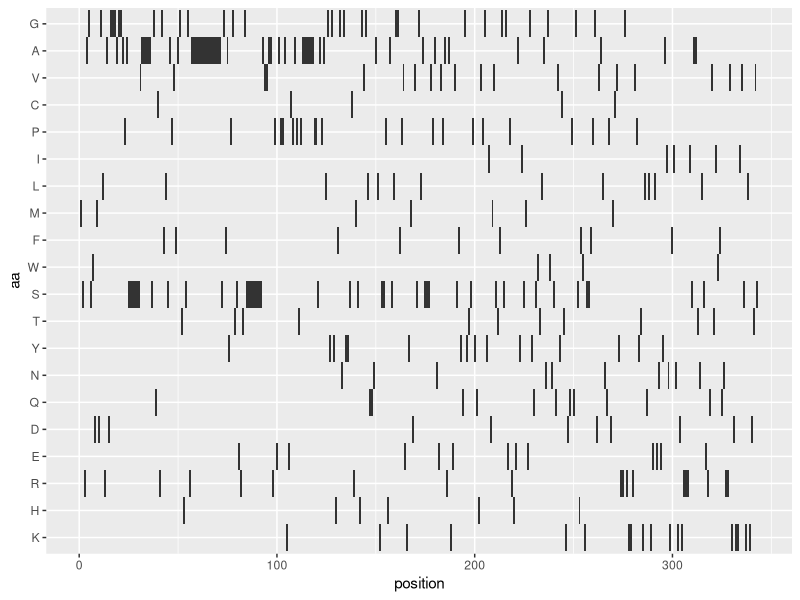
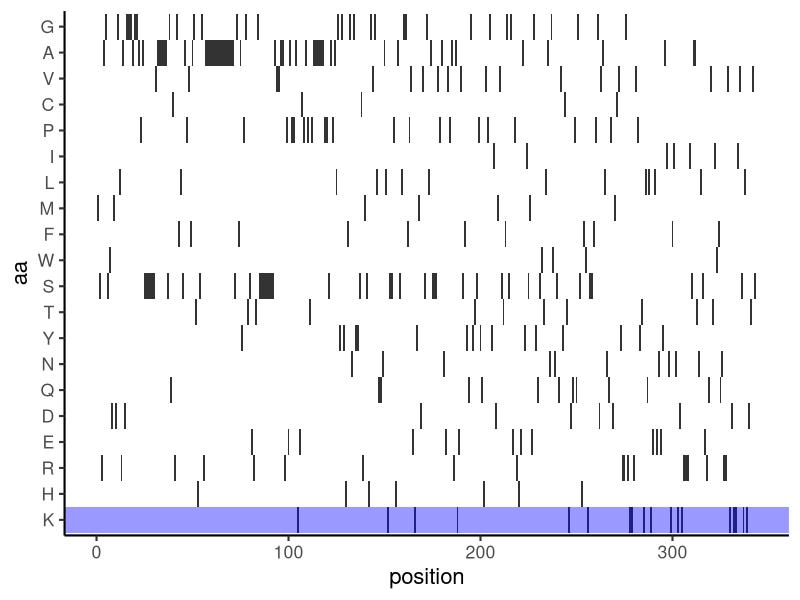
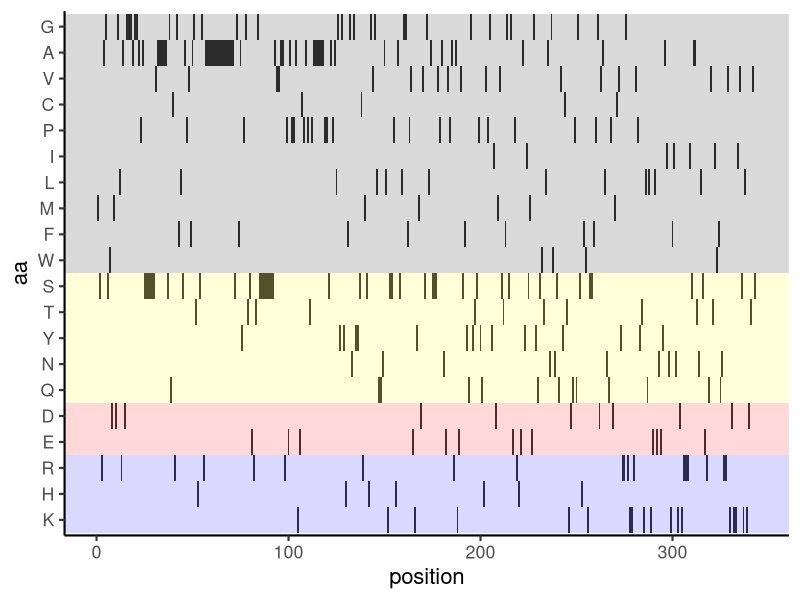
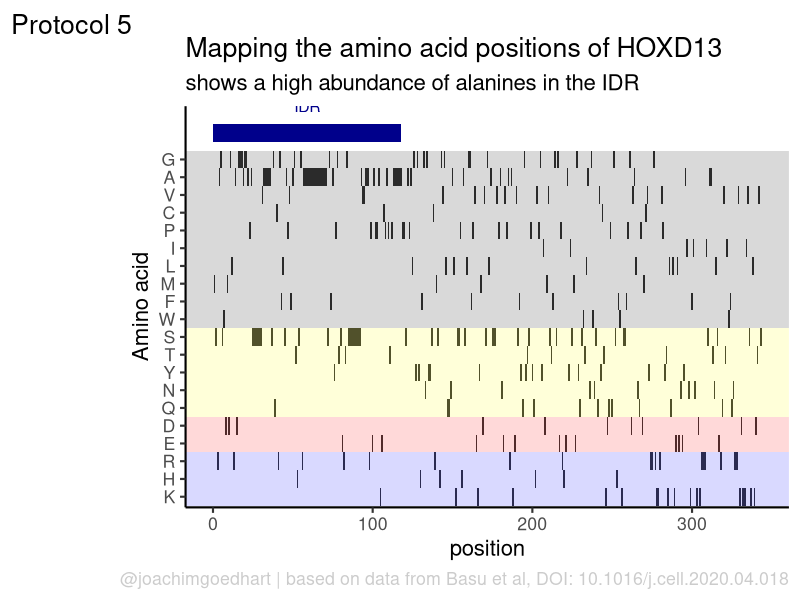
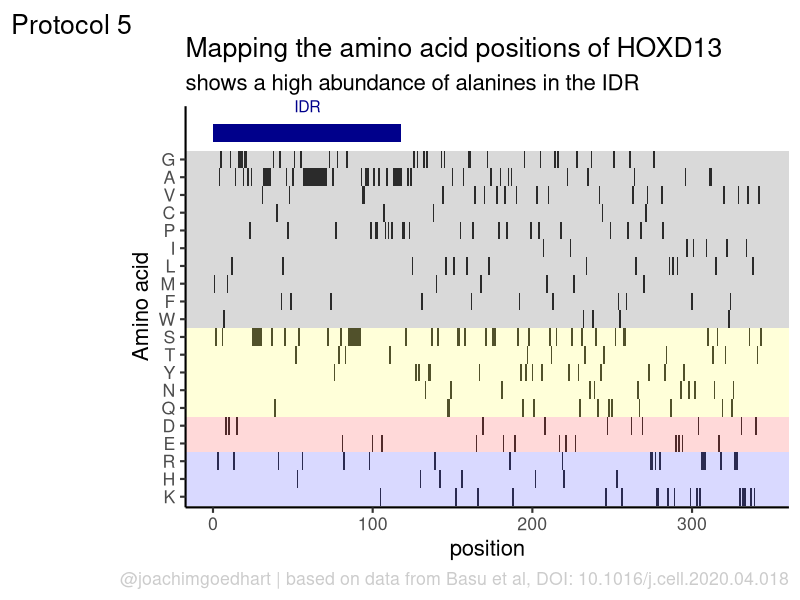
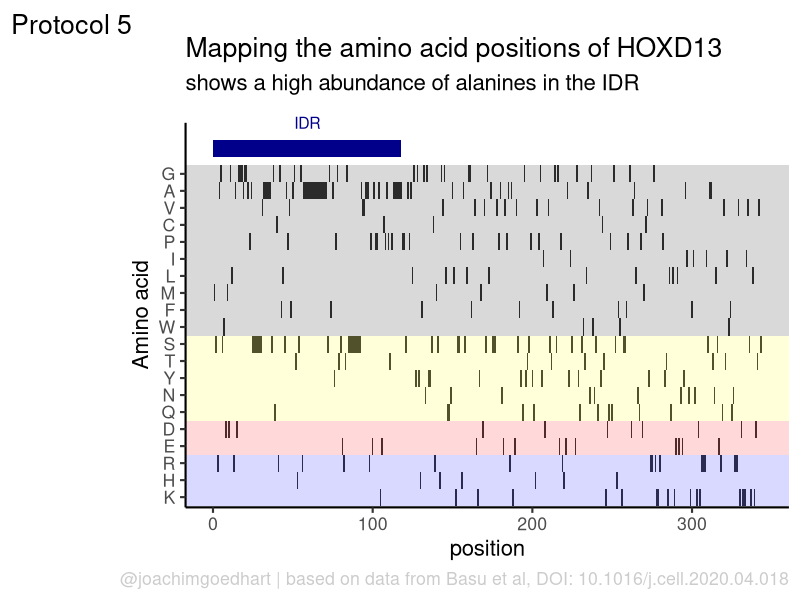
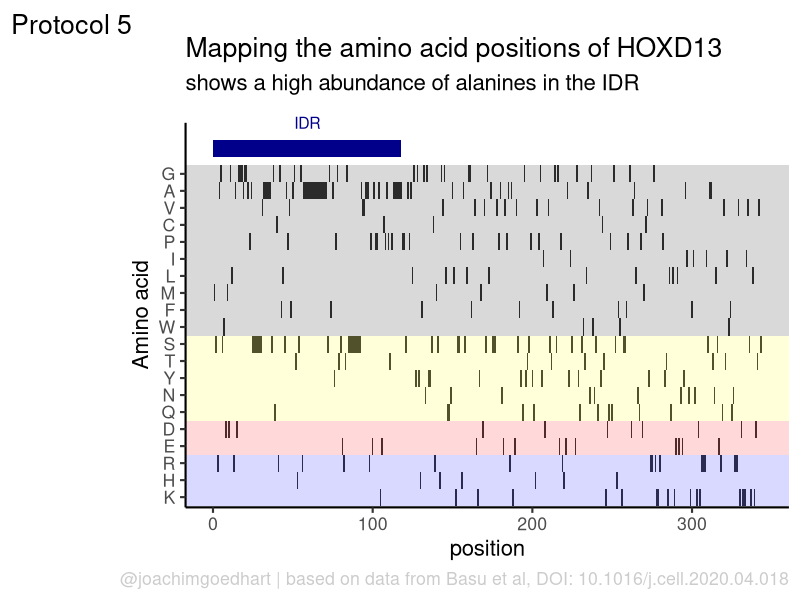

Here is the R script that generated these plots, in order:
## ---- chunk 1
library(tidyverse)
## ---- chunk 2
amino_acid_ordered <- strsplit("GAVCPILMFWSTYNQDERHK","") %>% unlist()
amino_acid_ordered
## ---- chunk 3
protein <- c("MSRAGSWDMDGLRADGGGAGGAPASSSSSSVAAAAASGQCRGFLSAPVFAGTHSGRAAAA
AAAAAAAAAAASGFAYPGTSERTGSSSSSSSSAVVAARPEAPPAKECPAPTPAAAAAAPP
SAPALGYGYHFGNGYYSCRMSHGVGLQQNALKSSPHASLGGFPVEKYMDVSGLASSSVPA
NEVPARAKEVSFYQGYTSPYQHVPGYIDMVSTFGSGEPRHEAYISMEGYQSWTLANGWNS
QVYCTKDQPQGSHFWKSSFPGDVALNQPDMCVYRRGRKKRVPYTKLQLKELENEYAINKF
INKDKRRRISAATNLSERQVTIWFQNRRVKDKKIVSKLKDTVS")
## ---- chunk 4
gsub("\n", "", protein)
## ---- chunk 5
protein <- protein %>% str_replace_all("\n", "")
## ---- chunk 6
aa <- strsplit(protein, "") %>% unlist()
## ---- chunk 7
df_5 <- data.frame(aa=aa, position=1:length(aa))
## ---- chunk 8
df_5 <- df_5 %>% mutate(aa = fct_relevel(aa, amino_acid_ordered))
## ---- chunk 9
df_5 %>% write.csv("protocol_5.csv", row.names = FALSE)
## ---- chunk 10
p <- ggplot() + geom_tile(data=df_5, aes(x=position, y=aa)) +
        scale_y_discrete(limits = rev(amino_acid_ordered))
p
## ---- chunk 11
p <- p+theme_classic(base_size = 16)
## ---- chunk 12
p + annotate(geom = "rect", xmin = -Inf, ymin = 0.5, xmax = Inf, ymax=1.5, fill='blue', alpha=0.4)
## ---- chunk 13
p <- p + annotate(geom = "rect", xmin = -Inf, ymin = 0.5, xmax = Inf, ymax=3.5, fill='blue', alpha=0.15)
p <- p + annotate(geom = "rect", xmin = -Inf, ymin = 3.5, xmax = Inf, ymax=5.5, fill='red', alpha=0.15)
p <- p + annotate(geom = "rect", xmin = -Inf, ymin = 5.5, xmax = Inf, ymax=10.5, fill='yellow', alpha=0.15)
p <- p + annotate(geom = "rect", xmin = -Inf, ymin = 10.5, xmax = Inf, ymax=20.5, fill='black', alpha=0.15)
## ---- chunk 14
p
## ---- chunk 15
p <-
  p + labs(
    title = "Mapping the amino acid positions of HOXD13",
    subtitle = "shows a high abundance of alanines in the IDR",
    y = "Amino acid",
    caption = "@joachimgoedhart | based on data from Basu et al, DOI: 10.1016/j.cell.2020.04.018",
    tag = "Protocol 5"
  )
## ---- chunk 16
p <- p + theme(
    plot.caption = element_text(
      color = "grey80",
      hjust = 1
    ))

## ---- chunk 17
p <- p + annotate("rect", xmin=0, xmax=118, ymin=21, ymax=22, fill='darkblue') +
  annotate("text", x=59, y=23, alpha=1, color='darkblue', size=4,label='IDR')
p
## ---- chunk 18
p <- p + coord_cartesian(clip = 'off')
p
## ---- chunk 19
p <- p + theme(plot.subtitle = element_text(margin = margin(b=20)))
p
## ---- chunk 20
png(file=paste0("Protocol_05.png"), width = 4000, height = 3000, units = "px", res = 400)
 p
dev.off()
